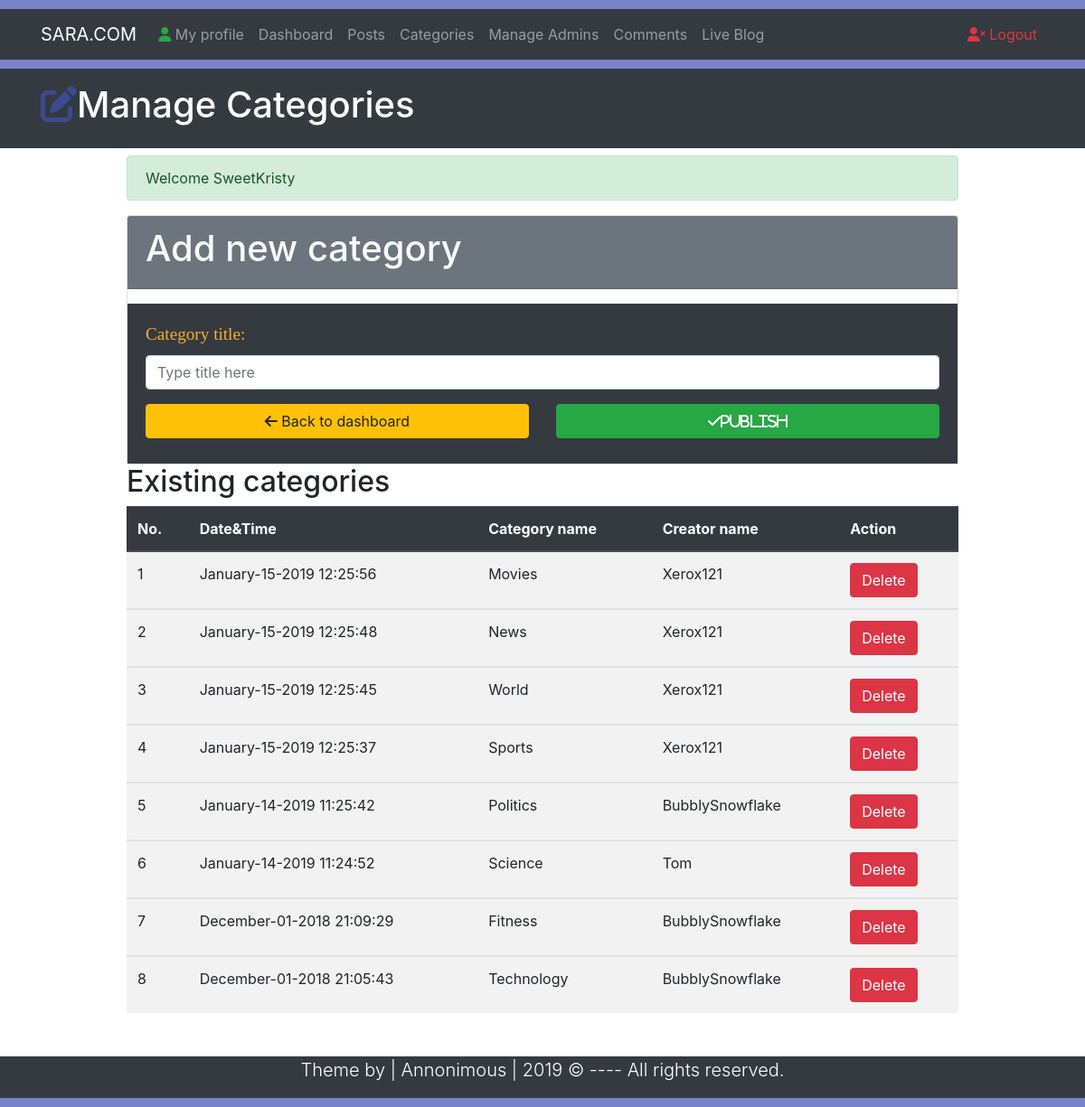
Screenshot of /Categories.php (signed in) with the database file from the repository.
### tables this page shows
CREATE TABLE `category` (
  `id` int(10) NOT NULL,
  `title` varchar(50) NOT NULL,
  `author` varchar(50) NOT NULL,
  `datetime` varchar(50) NOT NULL
);

### Categories.php (the view, shortened to what this page needs)
<?php
require_once 'includes/sessions.php';
?>
<!DOCTYPE html>
<html lang="en">
<head>
    <link rel="stylesheet" href="https://stackpath.bootstrapcdn.com/bootstrap/4.3.1/css/bootstrap.min.css">
    <link rel="stylesheet" href="css/style.css">
    <link rel="stylesheet/less" type="text/css" href="css/style.css" />
</head>
<body>
<div style="height:10px; background-color: rgba(62,81,180,0.7)"></div>
<div class="navbar navbar-expand-lg navbar-dark bg-dark ">
    <div class="container" >
        <a href="#" class="navbar-brand">SARA.COM</a>
        <div class="collapse navbar-collapse" id="navbarcollapseCMS">
            <ul class="navbar-nav mr-auto">
                <li class="nav-item">
                    <a href="MyProfile.php" class="nav-link"><i class="fas fa-user text-success"></i> My profile</a>
                </li>
                <li class="nav-item">
                    <a href="Dashboard.php" class="nav-link">Dashboard</a>
                </li>
                <li class="nav-item">
                    <a href="Posts.php" class="nav-link">Posts</a>
                </li>
                <li class="nav-item">
                    <a href="Categories.php" class="nav-link">Categories</a>
                </li>
                <li class="nav-item">
                    <a href="Admins.php" class="nav-link">Manage Admins</a>
                </li>
                <li class="nav-item">
                    <a href="Comments.php" class="nav-link">Comments</a>
                </li>
                <li class="nav-item">
                    <a href="Blog.php?page=1" class="nav-link">Live Blog</a>
                </li>
            </ul>
            <ul class="navbar-nav ml-auto">
                <li class="nav-item">
                    <a href="Logout.php" class="nav-link text-danger"><i class="fas fa-user-times"></i> Logout</a>
                </li>
            </ul>
        </div>
    </div>
</div>
<div style="height:10px; background-color: rgba(62,81,180,0.7)"></div>
<header class="bg-dark text-white py-3">
    <div class="container">
        <div class="row">
            <div class="col-md-12">
                <h1> <i class="fas fa-edit" style="color: rgba(62,81,180,0.7)"> </i>Manage Categories</h1>
            </div>
        </div>
    </div>
</header>
<section class="container py-2 mb-4">
    <div class="row">
        <div class="offset-lg-1 col-lg-10" style="min-height: 700px;">
            <?php
            echo  SuccessMessage();
            ?>
            <form action="Categories.php" method="post">
                <div class="card">
                    <div class="card-header bg-secondary text-light mb-3">
                        <h1>Add new category</h1>
                    </div>
                    <div class="card-body bg-dark">
                        <div class="form-group">
                            <label for="title"><span class="FieldInfo">Category title: </span></label>
                            <input type="text" class="form-control" name="categoryTitle" id="title" placeholder="Type title here" value="">
                        </div>
                        <div class="row">
                            <div class="col-lg-6">
                                <a href="dashboard.php" class="btn btn-warning btn-block mb-2"><i class="fas fa-arrow-left"></i> Back to dashboard</a>
                            </div>
                            <div class="col-lg-6">
                                <button  type="submit" name="Submit" class="btn btn-success btn-block mb-2`">
                                    <i class="fas fa-check">Publish</i>
                                </button>
                            </div>
                        </div>
                    </div>
                </div>
            </form>
            <h2>Existing categories</h2>
            <table class="table table-striped table-hover">
                <thead class="thead-dark">
                <tr>
                    <th>No.</th>
                    <th>Date&Time</th>
                    <th>Category name</th>
                    <th>Creator name</th>
                    <th>Action</th>
                </tr>
                </thead>
                <?php
                global $connectingDB;
                $sql = "SELECT * FROM category ORDER BY id DESC";
                $execute = $connectingDB->query($sql);
                $SrNo = 0;
                while($dataRows = $execute->fetch()){
                    $CategoryId = $dataRows['id'];
                    $CategoryDate = $dataRows['datetime'];
                    $CategoryName = $dataRows['title'];
                    $CreatorName = $dataRows['author'];
                    $SrNo++;
                    ?>
                    <tbody>
                    <tr>
                        <td><?= htmlentities($SrNo);?></td>
                        <td><?= htmlentities($CategoryDate); ?></td>
                        <td><?= htmlentities($CategoryName); ?></td>
                        <td><?= htmlentities($CreatorName); ?></td>
                        <td><a href="DeleteCategory.php?id=<?= $CategoryId;?>" class="btn btn-danger">Delete</a></td>
                    </tr>
                    </tbody>
                <?php }  ?>
            </table>
        </div>
    </div>
</section>
<footer class="bg-dark text-white">
    <div class="container">
        <div class="row">
            <div class="col">
                <p class="lead text-center"> Theme by | Annonimous | <span id="year"></span> &copy; ---- All rights reserved.</p>
            </div>
        </div>
    </div>
</footer>
<div style="height:10px; background-color: rgba(62,81,180,0.7)"></div>
</body>
</html>

### css/style.css (style rules this page uses)
.FieldInfo { color: rgb(251, 174, 44); font-family: Bitter, Georgia, "Times New Roman", Times, serif; font-size: 1.2em; }

### rows the page displays
category: datetime "January-15-2019 12:25:56", title "Movies", author "Xerox121"
category: datetime "January-15-2019 12:25:48", title "News", author "Xerox121"
category: datetime "January-15-2019 12:25:45", title "World", author "Xerox121"
category: datetime "January-15-2019 12:25:37", title "Sports", author "Xerox121"
category: datetime "January-14-2019 11:25:42", title "Politics", author "BubblySnowflake"
category: datetime "January-14-2019 11:24:52", title "Science", author "Tom"
category: datetime "December-01-2018 21:09:29", title "Fitness", author "BubblySnowflake"
category: datetime "December-01-2018 21:05:43", title "Technology", author "BubblySnowflake"

### other values shown
SuccessMessage() "Welcome SweetKristy"
